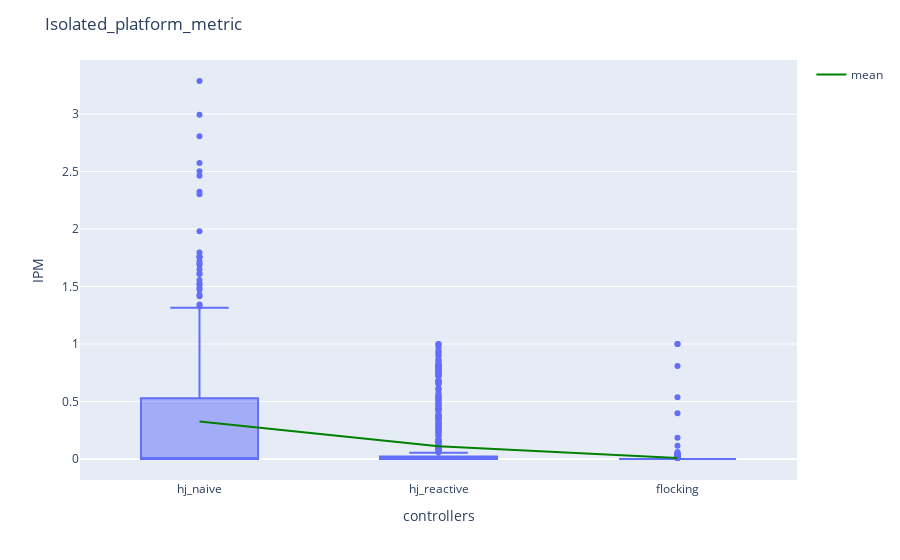

Source (notebook cell):
### Markdown cell above
+ Isolated Platform Metric

### Code cell
ipm_dict= {"hj_naive": metrics_hj_naive["Isolated_platform_metric"],
                      "hj_reactive": metrics_hj_reactive["Isolated_platform_metric"],
                      "flocking": metrics_hj_flocking["Isolated_platform_metric"]}
ipm_df = pd.DataFrame(ipm_dict)
fig_ipm = px.box(ipm_df, log_y=False )
mean_trace = go.Scatter(
    x=ipm_df.columns,
    y=ipm_df.mean(),
    mode='lines',
    line=dict(color='green', width=2),
    showlegend=True,
    name="mean"
)
fig_ipm.add_trace(mean_trace)
# Add custom x and y labels
fig_ipm.update_layout(
    xaxis_title="controllers",
    yaxis_title="IPM",
    title = {'text': "Isolated_platform_metric"}
)
fig_ipm.show()

### Figure 1 — Plotly figure (JSON) as saved in the notebook; plotly's stock layout.template omitted (floating-point values rounded to 4 significant figures; data arrays with more than 128 entries replaced by an {"elided": "..."} marker saying what was removed)
{"data": [{"alignmentgroup": "True", "hovertemplate": "variable=%{x}<br>value=%{y}<extra></extra>", "legendgroup": "", "marker": {"color": "#636efa"}, "name": "", "notched": false, "offsetgroup": "", "orientation": "v", "showlegend": false, "type": "box", "x": {"elided": "1644 str values"}, "x0": " ", "xaxis": "x", "y": {"elided": "1644 float values"}, "y0": " ", "yaxis": "y"}, {"line": {"color": "green", "width": 2}, "mode": "lines", "name": "mean", "showlegend": true, "type": "scatter", "x": ["hj_naive", "hj_reactive", "flocking"], "y": [0.3262, 0.1105, 0.009014]}], "layout": {"boxmode": "group", "legend": {"tracegroupgap": 0}, "margin": {"t": 60}, "title": {"text": "Isolated_platform_metric"}, "xaxis": {"anchor": "y", "domain": [0, 1], "title": {"text": "controllers"}}, "yaxis": {"anchor": "x", "domain": [0, 1], "title": {"text": "IPM"}}}}
